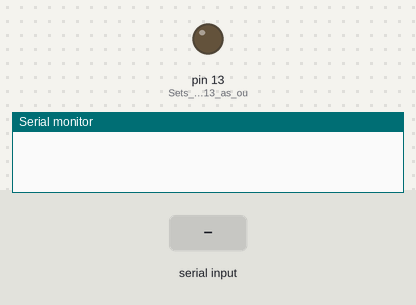
Bench run of a sketch on a simulated Arduino Uno, built with avr-gcc and run on an emulated ATmega328P. Parts: output pins drawn as LEDs (lit = HIGH), the last lines printed to the serial monitor. The test bench sets the inputs (shaded band).

Above: at 1.2 s.
1.3 s: "1\n" received over Serial
At 2.5 s:
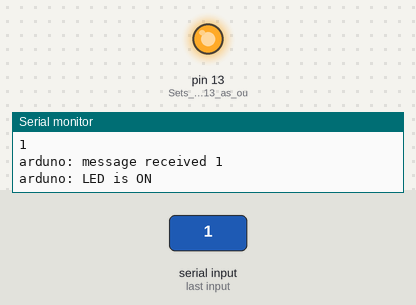
2.8 s: byte 48 ('0') received over Serial
At 3.9 s:
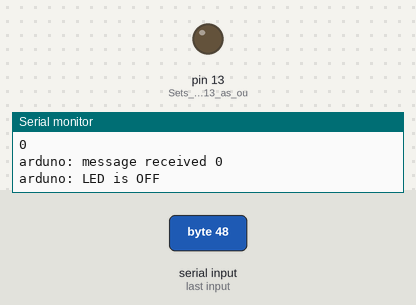
Timing chart, 0 to 5.8 s (numbered marks = the images above; inputs shaded):
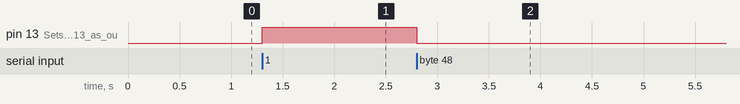

Measured:
- after the input at 1.3 s, pin 13 (Sets_digital_pin_13_as_ou): LOW → HIGH at once
- after the input at 2.8 s, pin 13 (Sets_digital_pin_13_as_ou): HIGH → LOW at once

The sketch:

Class_Bluetooth_LED.ino
```cpp
char data = 0; //Variable for storing received data
void setup()
{
 Serial.begin(38400); //Sets the data rate in bits per second (baud) for serial data transmission
 pinMode(13, OUTPUT); //Sets digital pin 13 as output pin
}
void loop()
{
 if(Serial.available() > 0) // Send data only when you receive data:
 {
 data = Serial.read(); //Read the incoming data and store it into variable data
 Serial.write(data); //Print Value inside data in Serial monitor
 Serial.print("\n"); //New line

 if(data == '1') //Checks whether value of data is equal to 1
 {
 digitalWrite(13, HIGH); //If value is 1 then LED turns ON
 Serial.write("arduno: message received ");
 Serial.write(data);
 Serial.print("\n"); //New line
 Serial.write("arduno: LED is ON");
 }

 else if(data == '0') //Checks whether value of data is equal to 0
 {
 digitalWrite(13, LOW); //If value is 0 then LED turns OFF
 Serial.write("arduno: message received ");
 Serial.write(data);
 Serial.print("\n"); //New line
 Serial.write("arduno: LED is OFF");
 }
 }

}
```
